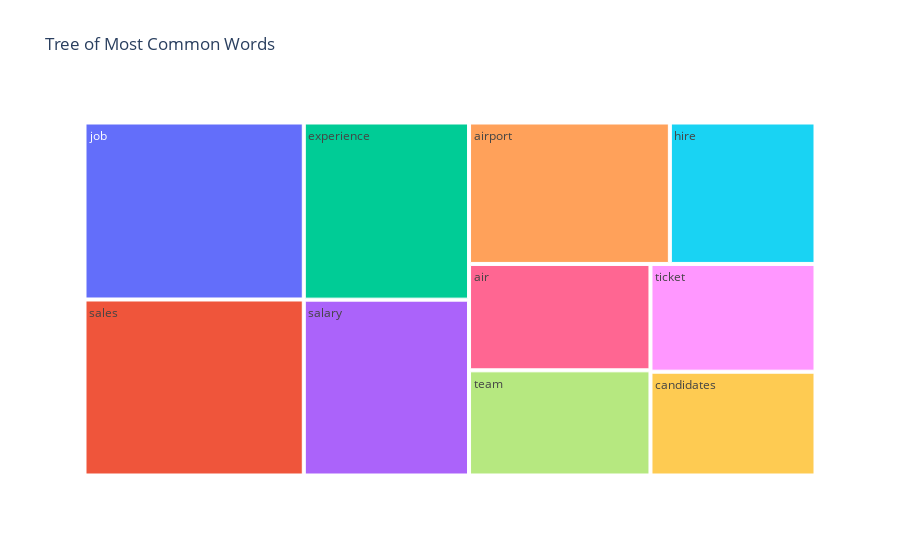

Notebook cell for this chart:
### Code cell
import plotly.express as px
import plotly.figure_factory as ff
fig = px.treemap(w, path=['Word'], values='freq',title='Tree of Most Common Words')
fig.show()

### Figure 1 — Plotly figure (JSON) as saved in the notebook; plotly's stock layout.template omitted (floating-point values rounded to 4 significant figures)
{"data": [{"branchvalues": "total", "domain": {"x": [0, 1], "y": [0, 1]}, "hovertemplate": "labels=%{label}<br>freq=%{value}<br>parent=%{parent}<br>id=%{id}<extra></extra>", "ids": ["air", "airport", "candidates", "experience", "hire", "job", "salary", "sales", "team", "ticket"], "labels": ["air", "airport", "candidates", "experience", "hire", "job", "salary", "sales", "team", "ticket"], "name": "", "parents": ["", "", "", "", "", "", "", "", "", ""], "type": "treemap", "values": [89, 131, 79, 135, 95, 179, 134, 178, 88, 82]}], "layout": {"legend": {"tracegroupgap": 0}, "title": {"text": "Tree of Most Common Words"}}}
